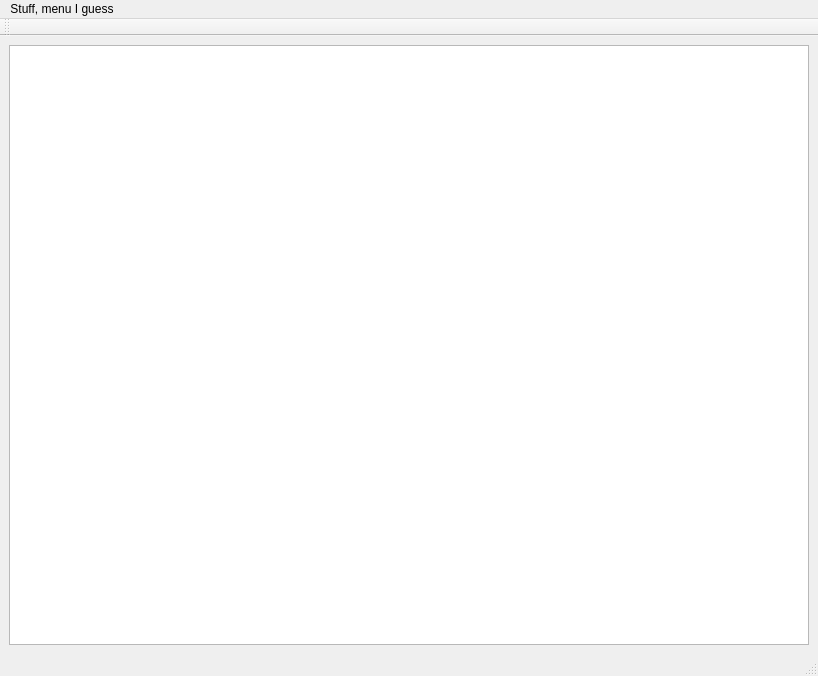
<?xml version="1.0" encoding="UTF-8"?>
<ui version="4.0">
 <class>MainWindow</class>
 <widget class="QMainWindow" name="MainWindow">
  <property name="geometry">
   <rect>
    <x>0</x>
    <y>0</y>
    <width>818</width>
    <height>671</height>
   </rect>
  </property>
  <property name="windowTitle">
   <string>MainWindow</string>
  </property>
  <widget class="QWidget" name="centralwidget">
   <layout class="QVBoxLayout" name="verticalLayout">
    <item>
     <widget class="QGraphicsView" name="graphicsView">
      <property name="minimumSize">
       <size>
        <width>800</width>
        <height>600</height>
       </size>
      </property>
     </widget>
    </item>
   </layout>
  </widget>
  <widget class="QMenuBar" name="menubar">
   <property name="geometry">
    <rect>
     <x>0</x>
     <y>0</y>
     <width>818</width>
     <height>20</height>
    </rect>
   </property>
   <widget class="QMenu" name="menuStuff_menu_I_guess">
    <property name="title">
     <string>Stuff, menu I guess</string>
    </property>
    <addaction name="actionFirst_option"/>
   </widget>
   <addaction name="menuStuff_menu_I_guess"/>
  </widget>
  <widget class="QStatusBar" name="statusbar"/>
  <widget class="QToolBar" name="toolBar">
   <property name="windowTitle">
    <string>toolBar</string>
   </property>
   <attribute name="toolBarArea">
    <enum>TopToolBarArea</enum>
   </attribute>
   <attribute name="toolBarBreak">
    <bool>false</bool>
   </attribute>
  </widget>
  <action name="actionFirst_option">
   <property name="text">
    <string>first option</string>
   </property>
  </action>
 </widget>
 <resources/>
 <connections/>
</ui>
